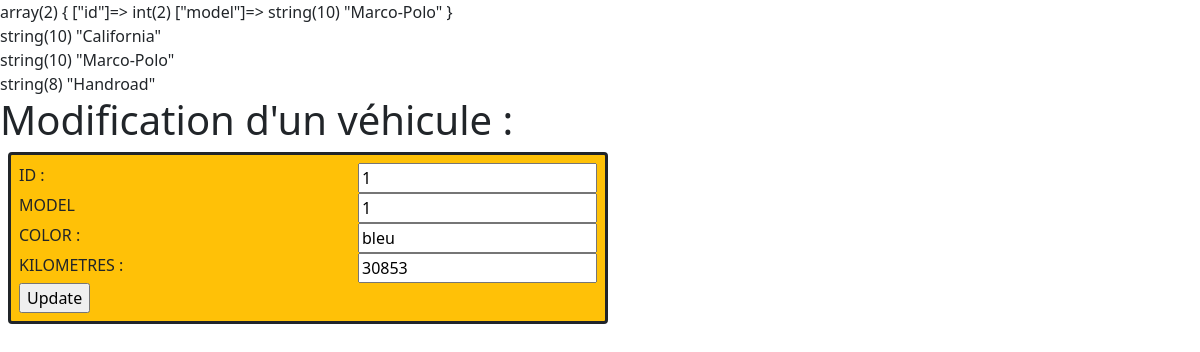
Page /methodes/vehicles/update.php?id=1 on the committed database.
### tables this page shows
CREATE TABLE `car_model` (
  `id` int(11) NOT NULL,
  `model` enum('California','Marco-Polo','Handroad') DEFAULT NULL,
  `pax` int(11) DEFAULT NULL,
  `tank` int(11) DEFAULT 60,
  `tires` varchar(60) DEFAULT NULL,
  `slug` varchar(50) NOT NULL,
  `image` varchar(16000) NOT NULL
);

CREATE TABLE `vehicles` (
  `v_id` int(11) NOT NULL,
  `model` int(11) NOT NULL,
  `color` enum('bleu','rouge','jaune','vert','gris','noir') DEFAULT NULL,
  `km` int(11) DEFAULT NULL
);

### methodes/vehicles/update.php (the view, shortened to what this page needs)
<?php
$pdo = connect_bd();
$id = $_GET['id'];
if (isset($_GET)) {
    $stmt = $pdo->prepare('SELECT * FROM vehicles WHERE v_id = ? ');
    $stmt->execute([$_GET['id']]);
    $vehicles = $stmt->fetch(PDO::FETCH_ASSOC);
} else {
    exit('No ID specified!');
}
$sql3=" SELECT id, model
FROM car_model
";
$stmt3 = $pdo->query($sql3);
$carValues = $stmt3->fetchAll(PDO::FETCH_ASSOC);
var_dump($carValues[1])
?>
<html>
<link href="https://cdn.jsdelivr.net/npm/bootstrap@5.1.3/dist/css/bootstrap.min.css" rel="stylesheet">
<div>
<div>
<?php foreach ($carValues as $value) {
?> <div> <?php var_dump($value['model']) ?> </div>
<?php } ?>
</div>
    <h1>Modification d'un véhicule : </h1>
    <form action="update.php?id=<?= $id ?>" method="post"
    class="border border-3 border-dark rounded-2 w-50 m-2 bg-warning p-2">
    <div class="d-flex justify-content-between">
        <span>
        <label for="v_id">ID : </label></span>
        <span>
        <input type="text" name="v_id" placeholder="<?= $id ?>" value="<?= $vehicles['v_id'] ?>" id="v_id">
</span>
    </div>
<div class="d-flex justify-content-between">
<span>
        <label for="model">MODEL</label></span>
        <span>
        <input type="text" name="model" placeholder="<?= $vehicles['model'] ?>" value="<?= $vehicles['model'] ?>"
            id="model">
            </span>
</div>
<div class="d-flex justify-content-between">
<span>
        <label for="v_id">COLOR : </label></span>
        <span>
        <input type="text" name="color" placeholder="<?= $vehicles['color'] ?>" value="<?= $vehicles['color'] ?>"
            id="color">
            </span>
</div>
<div class="d-flex justify-content-between">
<span>
        <label for="id">KILOMETRES : </label></span>
        <span>
        <input type="text" name="km" placeholder="<?= $vehicles['km'] ?>" value="<?= $vehicles['km'] ?>" id="km">
        </span>
    </div>
        <input type="submit" value="Update">
    </form>
</div>
</html>

### rows in the picture
car_model: value "string(10) \"California\""
car_model: value "string(10) \"Marco-Polo\""
car_model: value "string(8) \"Handroad\""
vehicles: v_id "1", model "1", color "bleu", km "30853"
